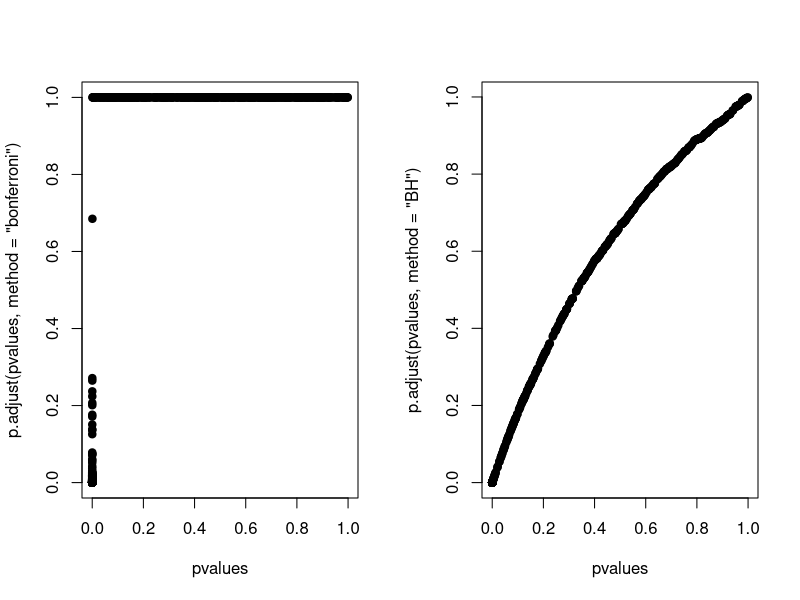

Write the R code that produced this figure.
## ---- chunk 1
set.seed(1010093)
pvalues <- rep(NA, 1000)

for(i in 1:1000){
    y = rnorm(20)
    x = rnorm(20)
    pvalues[i] <- summary(lm(y ~ x))$coeff[2, 4]
}

# controls false positive rate
sum(pvalues < 0.05)
## ---- chunk 2
sum(p.adjust(pvalues, method = "bonferroni") < 0.05)
## ---- chunk 3
sum(p.adjust(pvalues, method = "BH") < 0.05)
## ---- chunk 4

## ---- chunk 5
set.seed(1010093)
pvalues <- rep(NA, 1000)

for(i in 1:1000){
    x = rnorm(20)
    
    #first 500 beta = 0, last = 500 beta =2
    if(i <= 500) {y = rnorm(20)} else {y <- rnorm(20, mean = 2*x)}
    
    pvalues[i] <- summary(lm(y ~ x))$coeff[2, 4]
}

truestatus  = rep(c("zero", "not zero"), each = 500)
table(pvalues < 0.05, truestatus)
## ---- chunk 6
table(p.adjust(pvalues, method = "bonferroni") < 0.05, truestatus)
## ---- chunk 7
table(p.adjust(pvalues, method = "BH") < 0.05, truestatus)
## ---- chunk 8
par(mfrow = c(1, 2))
plot(pvalues, p.adjust(pvalues, method = "bonferroni"), pch = 19)
plot(pvalues, p.adjust(pvalues, method = "BH"), pch = 19)

